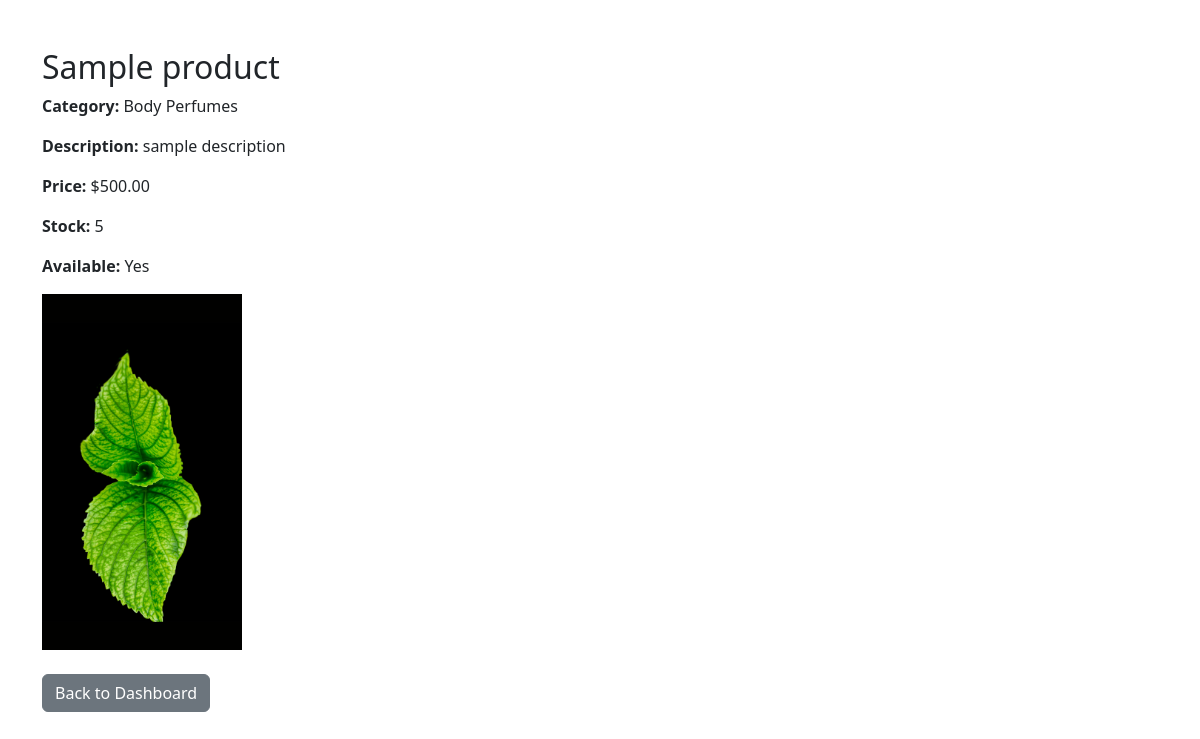
/product/3/detail/, run on an earlier commit of the app's database.
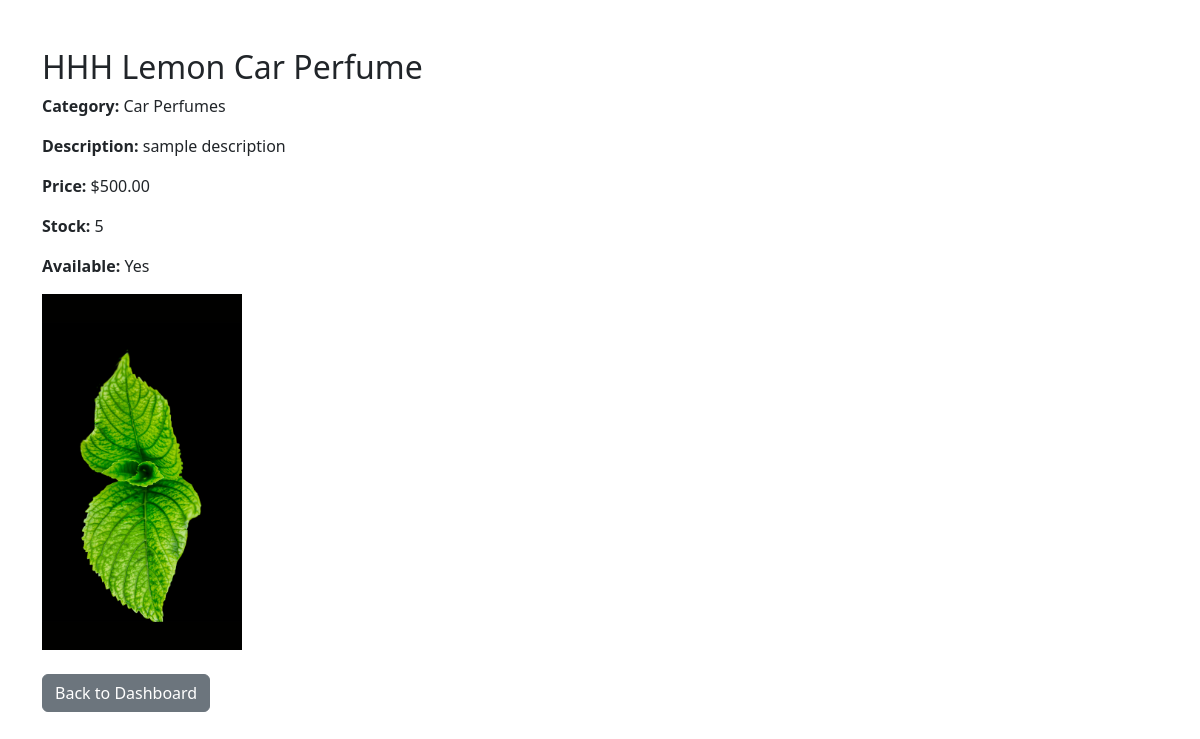
And on a later commit of the database.
### store/models.py (models this page shows, shortened)
class Product(models.Model):
    brand = models.CharField(max_length=100, blank=True, null=True)
    category = models.ForeignKey(Category, on_delete=models.CASCADE, related_name='products')
    name = models.CharField(max_length=100)
    description = models.TextField()
    price = models.DecimalField(max_digits=10, decimal_places=2)
    image = models.ImageField(upload_to='products/',null=True,blank=True)
    stock = models.PositiveIntegerField()
    available = models.BooleanField(default=True)

class Category(models.Model):
    name = models.CharField(max_length=100)
    slug = models.SlugField(unique=True, blank=True)
    class Meta:
        verbose_name_plural = "Categories"

### store/views.py (the view)
# urls.py: path('product/<int:pk>/detail/', product_detail_html_view, name='product-detail-html'),
def product_detail_html_view(request, pk):
    product = get_object_or_404(Product, pk=pk)
    return render(request, 'store/product_detail.html', {'product': product})

### store/templates/store/product_detail.html (shortened to what this page needs)
<!DOCTYPE html>
<html lang="en">
<head>
  <link href="https://cdn.jsdelivr.net/npm/bootstrap@5.3.0/dist/css/bootstrap.min.css" rel="stylesheet" />
</head>
<body>
  <div class="container mt-5">
    <h2>{{ product.name }}</h2>
    <p><strong>Category:</strong> {{ product.category.name }}</p>
    <p><strong>Description:</strong> {{ product.description }}</p>
    <p><strong>Price:</strong> ${{ product.price }}</p>
    <p><strong>Stock:</strong> {{ product.stock }}</p>
    <p><strong>Available:</strong> {% if product.available %}Yes{% else %}No{% endif %}</p>
    {% if product.image %}
      <img src="{{ product.image.url }}" alt="{{ product.name }}" width="200" />
    {% endif %}
    <br/><br/>
    <a href="{% url 'product-dashboard-html' %}" class="btn btn-secondary">Back to Dashboard</a>
  </div>
</body>
</html>

What changed in the data, as far as the page shows it:
changed Product "sample description": name "Sample product" → "HHH Lemon Car Perfume"; category.name "Body Perfumes" → "Car Perfumes"
